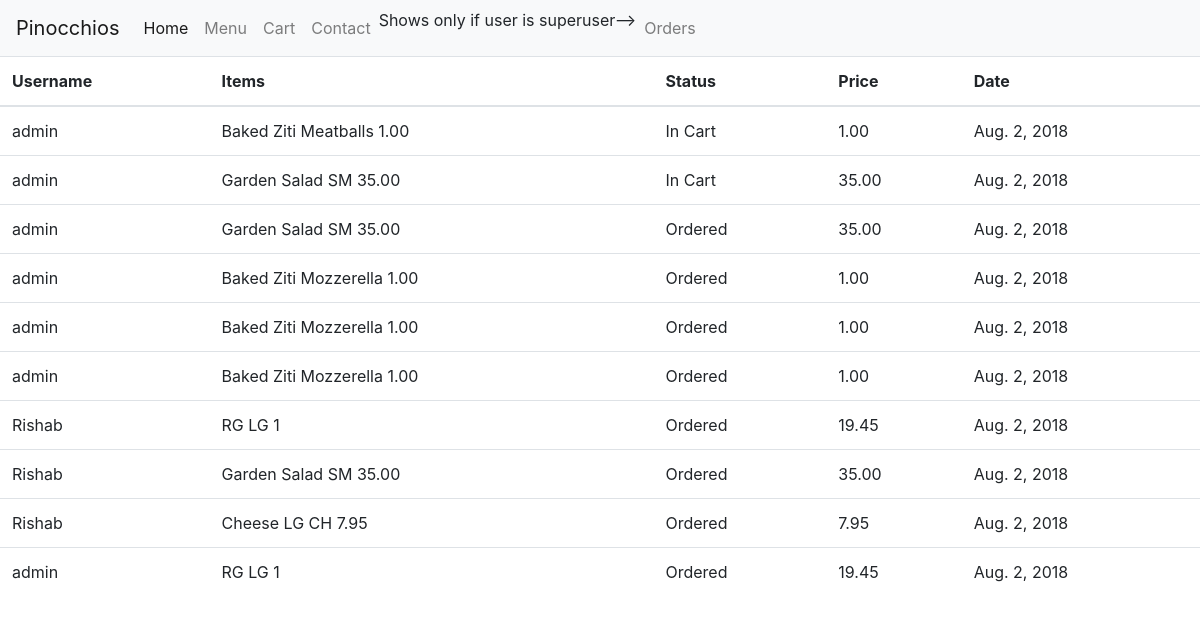
Before: /ordersummary (signed in) with the older database file.
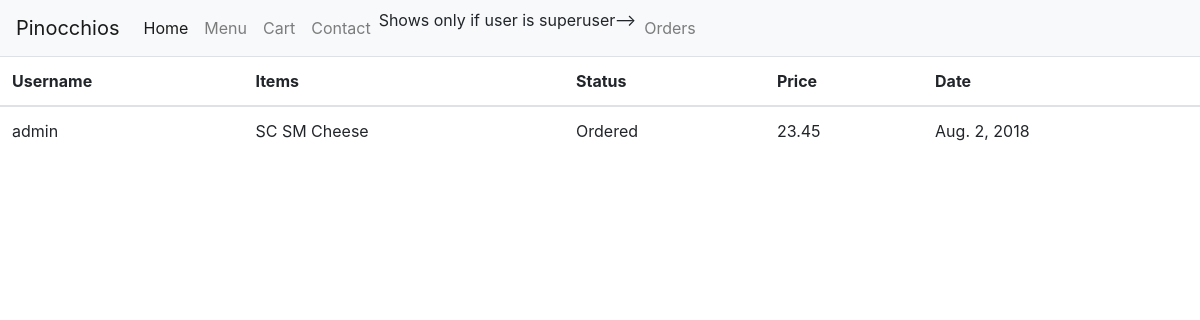
After: the same page with the newer database file.
### orders/models.py (models this page shows, shortened)
class Orders(models.Model):
    Ordered="Ordered"
    Delivered="Delivered"
    Incart="In Cart"
    Status_Choices=(
        (Ordered,'Ordered'),
        (Delivered,'Delivered'),
        (Incart,'In cart')
        )
    Username=models.CharField( max_length=64)
    Items=models.TextField()
    Status=models.TextField(choices=Status_Choices, default="In Cart")
    Date=models.DateField(datetime.now())
    Price=models.DecimalField(
        max_digits=5,
        decimal_places=2,
        default=1
        )
    Toppings=models.ManyToManyField(Toppings,blank = True,)

### orders/views.py (the view)
# urls.py: path("ordersummary",views.ordersummary, name="ordersummary"),
def ordersummary(request):
    Username = request.user.username
    context = {
       "orders" : Orders.objects.all()
     }
    return render(request, "ordersummary.html",context)

### templates/ordersummary.html (shortened to what this page needs)
{% extends 'base.html' %}
{% block content %}
{% if user.is_authenticated%}
<table class="table">
    <thead>
    <tr>
        <th scope="col">Username</th>
        <th scope="col">Items</th>
        <th scope="col">Status</th>
        <th scope="col">Price</th>
        <th scope="col">Date</th>
    </tr>
    </thead>
    <tbody>
    {% for item in orders %}
    <tr>
        <td scope="row">{{ item.Username }}</td>
        <td>{{ item.Items }}</td>
        <td>{{ item.Status }}</td>
        <td>{{ item.Price }}</td>
        <td>{{ item.Date }}</td>
    </tr>
    {% endfor %}
     </tbody>
</table>
{% endif %}
{% endblock %}

Changed rows visible on the page:
removed Orders: Username "admin", Items "Baked Ziti Meatballs 1.00", Status "In Cart", Price "1.00", Date "Aug. 2, 2018"
removed Orders: Username "admin", Items "Garden Salad SM 35.00", Status "In Cart", Price "35.00", Date "Aug. 2, 2018"
removed Orders: Username "admin", Items "Garden Salad SM 35.00", Status "Ordered", Price "35.00", Date "Aug. 2, 2018"
removed Orders: Username "admin", Items "Baked Ziti Mozzerella 1.00", Status "Ordered", Price "1.00", Date "Aug. 2, 2018"
removed Orders: Username "admin", Items "Baked Ziti Mozzerella 1.00", Status "Ordered", Price "1.00", Date "Aug. 2, 2018"
removed Orders: Username "admin", Items "Baked Ziti Mozzerella 1.00", Status "Ordered", Price "1.00", Date "Aug. 2, 2018"
removed Orders: Username "Rishab", Items "RG LG 1", Status "Ordered", Price "19.45", Date "Aug. 2, 2018"
removed Orders: Username "Rishab", Items "Garden Salad SM 35.00", Status "Ordered", Price "35.00", Date "Aug. 2, 2018"
removed Orders: Username "Rishab", Items "Cheese LG CH 7.95", Status "Ordered", Price "7.95", Date "Aug. 2, 2018"
removed Orders: Username "admin", Items "RG LG 1", Status "Ordered", Price "19.45", Date "Aug. 2, 2018"
added Orders: Username "admin", Items "SC SM Cheese", Status "Ordered", Price "23.45", Date "Aug. 2, 2018"
